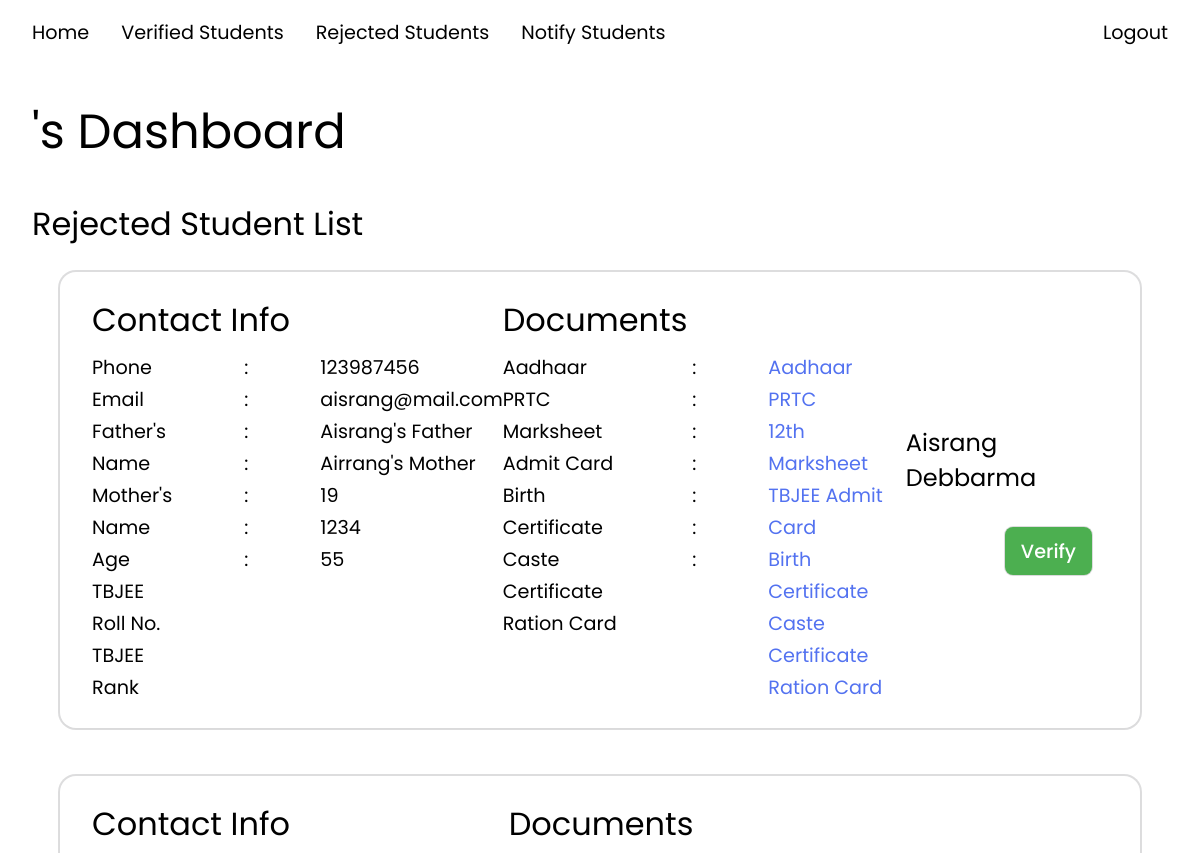
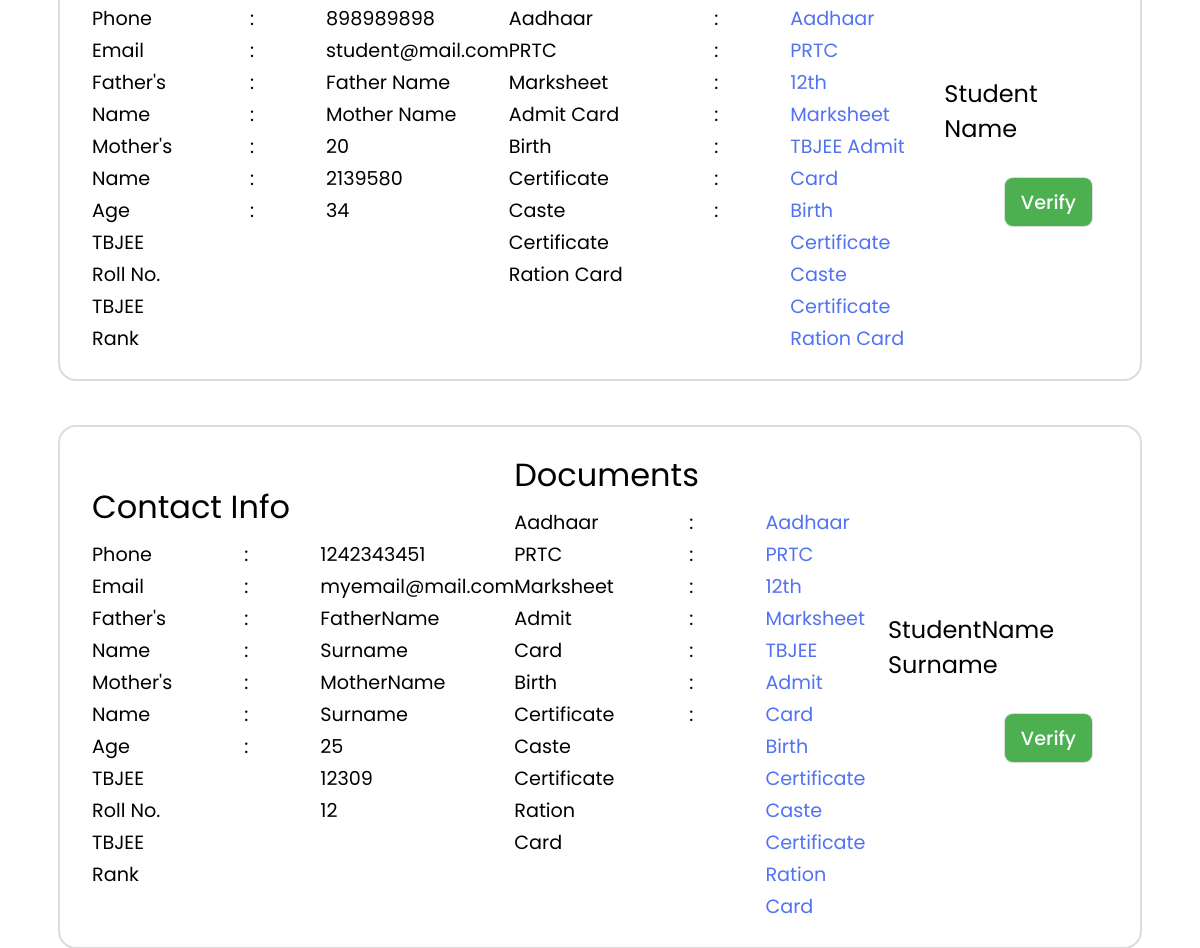
/php/panel_r.php, run on an earlier commit of the app's database (2 pictures, top to bottom).
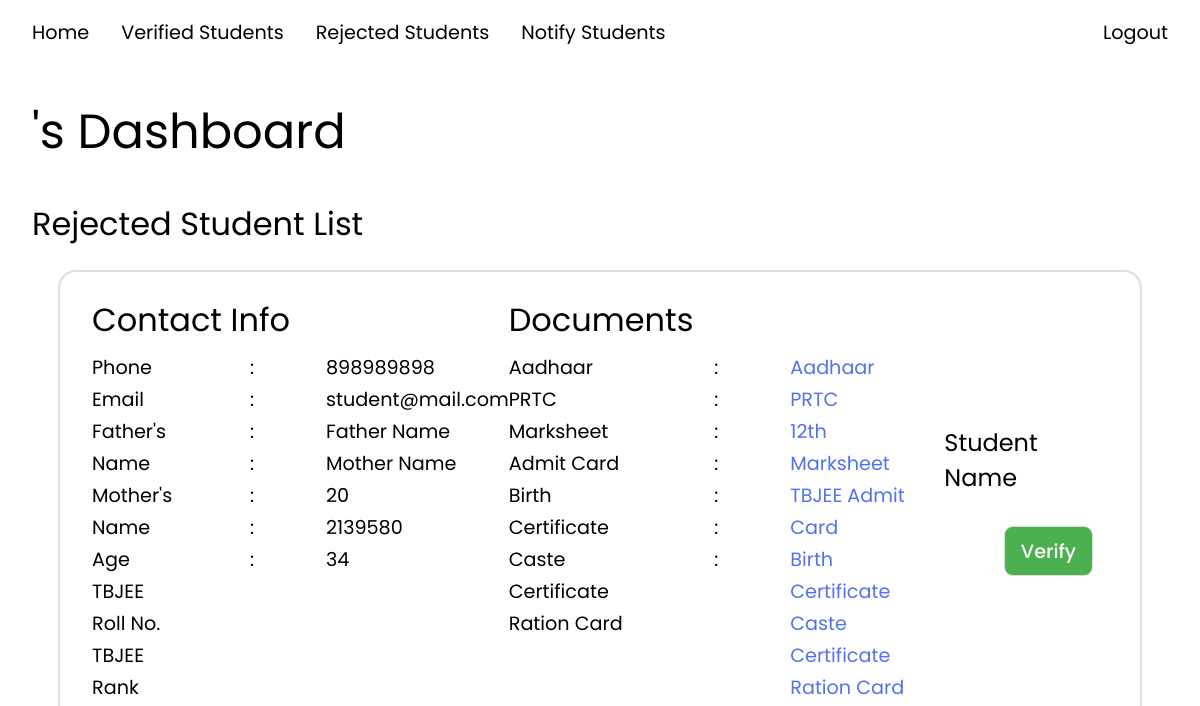
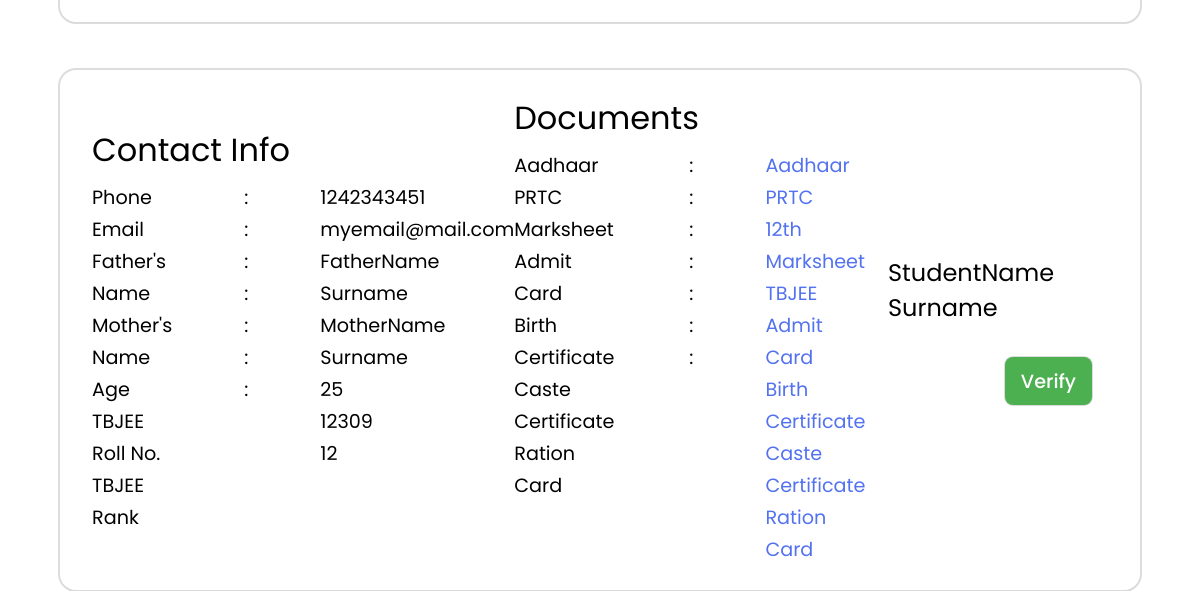
And on a later commit of the database (2 pictures, top to bottom).
### tables this page shows
CREATE TABLE `students` (
  `user_id` int(10) NOT NULL,
  `student_name` varchar(255) NOT NULL,
  `father_name` varchar(255) DEFAULT NULL,
  `mother_name` varchar(255) DEFAULT NULL,
  `phone` int(12) DEFAULT NULL,
  `roll_number` int(20) NOT NULL,
  `rank` int(10) NOT NULL,
  `DOB` date NOT NULL,
  `aadhaar` varchar(255) NOT NULL,
  `PRTC` varchar(255) NOT NULL,
  `marksheet` varchar(255) NOT NULL,
  `admit_card` varchar(255) NOT NULL,
  `birth_certificate` varchar(255) NOT NULL,
  `ration_card` varchar(255) NOT NULL,
  `caste_certificate` varchar(255) DEFAULT NULL,
  `status_id` int(10) NOT NULL DEFAULT 1,
  `reg_date` date NOT NULL DEFAULT current_timestamp()
);

CREATE TABLE `user` (
  `user_id` int(10) NOT NULL,
  `user_type_id` int(10) NOT NULL DEFAULT 1,
  `email` varchar(255) NOT NULL,
  `password` varchar(255) NOT NULL
);

### php/panel_r.php (the view, shortened to what this page needs)
<?php
include 'database.php';
$teacherQuery = "SELECT teacher_name FROM teachers WHERE user_id = '{$_SESSION['user_id']}'";
$teacherResult = mysqli_query($conn, $teacherQuery);
$teacherRow = mysqli_fetch_assoc($teacherResult);
$teacherName = $teacherRow['teacher_name'];
$str = "select u.user_id, u.email, s.student_name, s.father_name, s.mother_name, s.phone, s.roll_number, s.rank, TIMESTAMPDIFF(YEAR, s.DOB, CURDATE()) AS age, s.DOB, s.aadhaar, s.PRTC, s.marksheet, s.admit_card, s.birth_certificate, s.caste_certificate from students s join user u using(user_id) where s.status_id=3;";
$result = mysqli_query($conn, $str);
?>
<!DOCTYPE html>
<html lang="en">
<head>
  <link rel="stylesheet" href="../css/panel.css">
  <link rel="stylesheet" href="https://cdnjs.cloudflare.com/ajax/libs/font-awesome/6.5.1/css/all.min.css">
</head>
<body>
  <p class="header"><?php echo $teacherName ?>'s Dashboard</p>
  <p class="list-header">Rejected Student List</p>
  <div class="container">
    <?php while ($row = mysqli_fetch_array($result)) { ?>
      <div class="student">
        <div class="student-card">
          <div class="sub-card">
            <div class="contact">
              <p class="sub-header">Contact Info</p>
              <div class="info">
                <div class="info-header">
                  <p class="phone">Phone</p>
                  <p class="email">Email</p>
                  <p class="father">Father's Name</p>
                  <p class="mother">Mother's Name</p>
                  <p class="age">Age</p>
                  <p class="rank">TBJEE Roll No.</p>
                  <p class="rank">TBJEE Rank</p>
                </div>
                <div class="info-colon">
                  <p class="phone">:</p>
                  <p class="email">:</p>
                  <p class="father">:</p>
                  <p class="mother">:</p>
                  <p class="age">:</p>
                  <p class="roll">:</p>
                  <p class="rank">:</p>
                </div>
                <div class="info-data">
                  <p class="phone"><?php echo $row['phone'] ?></p>
                  <p class="email"><?php echo $row['email'] ?></p>
                  <p class="father"><?php echo $row['father_name'] ?></p>
                  <p class="mother"><?php echo $row['mother_name'] ?></p>
                  <p class="age"><?php echo $row['age'] ?></p>
                  <p class="roll"><?php echo $row['roll_number'] ?></p>
                  <p class="rank"><?php echo $row['rank'] ?></p>
                </div>
              </div>
            </div>
            <div class="docs">
              <p class="sub-header">Documents</p>
              <div class="info">
                <div class="info-header">
                  <p class="aadhaar">Aadhaar</p>
                  <p class="prtc">PRTC</p>
                  <p class="marksheet">Marksheet</p>
                  <p class="admit">Admit Card</p>
                  <p class="birth-certificate">Birth Certificate</p>
                  <p class="caste-certificate">Caste Certificate</p>
                  <p class="ration-card">Ration Card</p>
                </div>
                <div class="info-colon">
                  <p class="aadhaar">:</p>
                  <p class="prtc">:</p>
                  <p class="marksheet">:</p>
                  <p class="admit">:</p>
                  <p class="birth-certificate">:</p>
                  <p class="caste-certificate">:</p>
                  <p class="ration-card">:</p>
                </div>
                <div class="info-data">
                  <p class="aadhaar"><a href="<?php echo $row['aadhaar'] ?>" target="_blank" rel='noopener noreferrer'>Aadhaar</a></p>
                  <p class="prtc"><a href="<?php echo $row['PRTC'] ?>" target="_blank" rel='noopener noreferrer'>PRTC</a></p>
                  <p class="marksheet"><a href="<?php echo $row['marksheet'] ?>" target="_blank" rel='noopener noreferrer'>12th Marksheet</a></p>
                  <p class="admit"><a href="<?php echo $row['admit_card'] ?>" target="_blank" rel='noopener noreferrer'>TBJEE Admit Card</a></p>
                  <p class="birth-certificate"><a href="<?php echo $row['birth_certificate'] ?>" target="_blank" rel='noopener noreferrer'>Birth Certificate</a></p>
                  <p class="caste-certificate"><a href="<?php echo $row['caste_certificate'] ?>" target="_blank" rel='noopener noreferrer'>Caste Certificate</a></p>
                  <p class="ration-card"><a href="<?php echo $row['ration_card'] ?>" target="_blank" rel='noopener noreferrer'>Ration Card</a></p>
                </div>
              </div>
            </div>
          </div>
          <div class="btn-wrapper">
            <p class="student-name"><?php echo $row['student_name'] ?></p>
            <div class="btn">
              <button class="verify" onclick="verify(<?php echo $row['user_id'] ?>)">Verify</button>
            </div>
          </div>
        </div>
      </div>
    <?php } ?>
  </div>
</body>
</html>

What changed in the data, as far as the page shows it:
no longer on this page (row edited): students: phone "123987456", user.email "aisrang@mail.com", father_name "Aisrang's Father", mother_name "Airrang's Mother", age "19", roll_number "1234", rank "55", student_name "Aisrang Debbarma"
